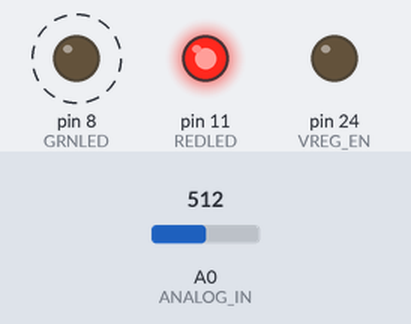
Simulated run of this sketch. Board: Arduino Mega 2560, built with avr-gcc and run on an emulated ATmega2560. Parts: output pins drawn as LEDs (lit = HIGH). Dashed ring = blinking. The inputs (shaded band) are chosen by the test bench; at power-on: A0 (ANALOG_IN) = 512. Pins used as bus, display or sensor lines are not drawn; what the sketch prints to the serial monitor is not drawn.

Above: at 0.05 s.
Timing chart, 0 to 3.0 s (numbered marks = the images above):
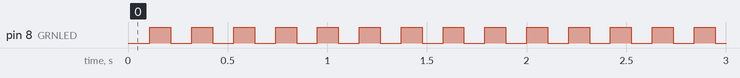

Measured:
- by itself, pin 8 (GRNLED): alternates HIGH for 0.11 s and LOW for 0.11 s

The sketch:

6_Hall_sensor_test.ino
```cpp
/* 6_Hall_sensor_test.ino
 *
 *
 *
 *  Tested with RevB hardware, on 3V3 supply and 3.9V LiIon battery
 *
 */

//#include "MusselGapeTrackerlib.h" // https://github.com/millerlp/MusselGapeTrackerlib

#define ANALOG_IN A0  // Input for Hall sensor
#define REDLED 11   // red LED
#define GRNLED 8    // green LED
#define VREG_EN 24  // voltage regulator enable
#define HALL_SLEEP 10 // Hall sensor sleep pin, pull high to wake

void setup() {
  pinMode(REDLED, OUTPUT);
  pinMode(GRNLED, OUTPUT);
  digitalWrite(REDLED, HIGH); // set high to turn OFF
  digitalWrite(GRNLED, HIGH); // set high to turn OFF
  pinMode(VREG_EN, OUTPUT);
  digitalWrite(VREG_EN, HIGH); // set low to turn off, high to turn on (~150usec to wake)
  pinMode(HALL_SLEEP, OUTPUT);
  digitalWrite(HALL_SLEEP, LOW); // set high to wake, set low to sleep (~60usec to wake)
  analogReference(EXTERNAL); // using voltage regulator value on external pin (will this fail if vreg is off?)
  pinMode(ANALOG_IN, INPUT); // Hall sensor input channel
  Serial.begin(57600);
  // Wait until serial port is opened
  while (!Serial) { delay(1); }
//  Serial.print("Hello");

}


// Function to take a few readings from hall sensor and average them
unsigned int readHall(byte ANALOG_IN){
  unsigned int rawAnalog = 0;
  analogRead(ANALOG_IN); // throw away 1st reading
  for (byte i = 0; i<4; i++){
    rawAnalog = rawAnalog + analogRead(ANALOG_IN);
    delay(1);
  }
  // Do a 2-bit right shift to divide rawAnalog
  // by 4 to get the average of the 4 readings
  rawAnalog = rawAnalog >> 2;
  return rawAnalog;
}

//-----------------------------------------------
// Main loop
void loop() {
  digitalWrite(VREG_EN, HIGH); // turn on voltage regulator
  digitalWrite(HALL_SLEEP, HIGH); // turn on hall effect sensor
  delayMicroseconds(250); // give voltage regulator time to turn on
  unsigned int HallValue = readHall(ANALOG_IN);
  digitalWrite(VREG_EN, LOW); // turn voltage regulator off again
  digitalWrite(HALL_SLEEP, LOW); // put hall sensor to sleep
  Serial.println(HallValue);
  digitalWrite(GRNLED,!digitalRead(GRNLED));
  delay(100);


}
```
